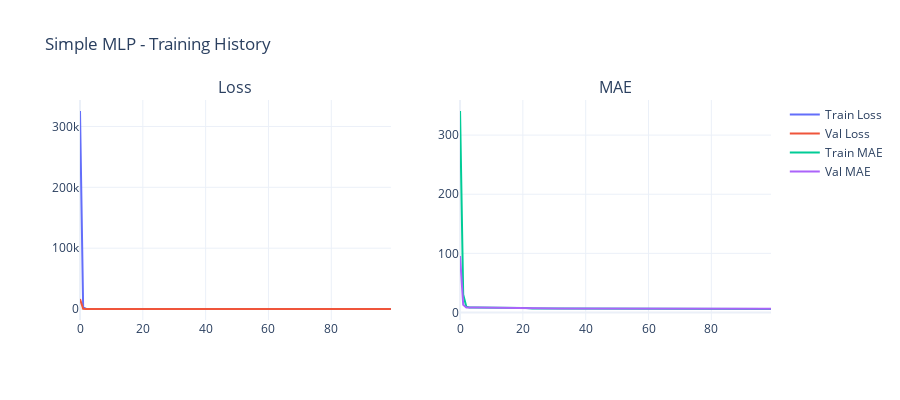

Write notebook code for a chart like this one.
### Code cell
print("Training Simple MLP...")
start_time = time.time()

history_simple = simple_mlp.fit(
    X_train, y_train,
    validation_data=(X_val, y_val),
    epochs=100,
    batch_size=256,
    callbacks=get_callbacks('simple_mlp'),
    verbose=1
)

train_time = time.time() - start_time
results_simple = evaluate_model(simple_mlp, X_train, y_train, X_val, y_val, X_test, y_test)
results_simple['train_time'] = train_time
results_simple['epochs'] = len(history_simple.history['loss'])

print_results(results_simple, "Simple MLP")
all_results['Simple MLP'] = results_simple

fig = plot_training_history(history_simple, "Simple MLP")
fig.write_html('reports/figures/25_simple_mlp_training.html')
fig.show()
